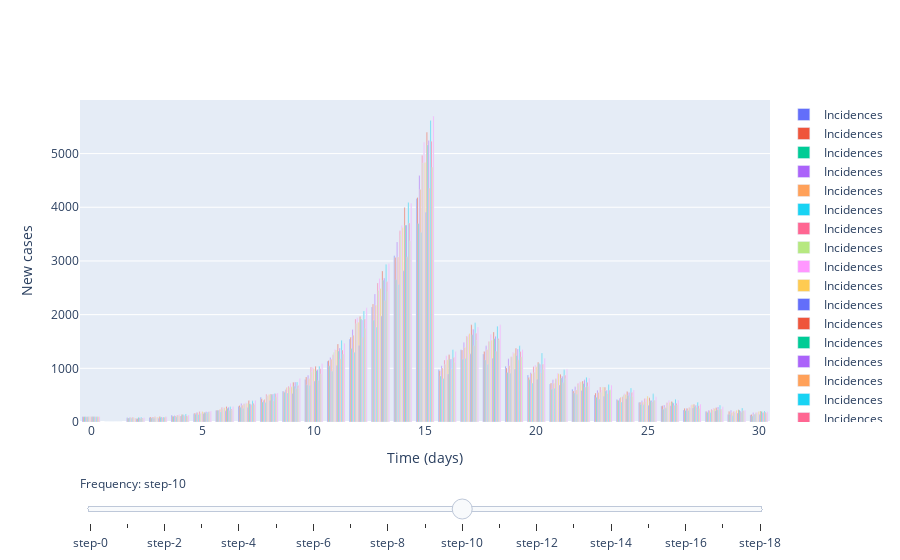

Write notebook code for a chart like this one.
### Code cell
new_rs = [3, 0.5]
start_times = [0, 15]

parameters = 100 # initial number of cases

# Slider (epsilon)
fig = go.Figure()

# Add traces, one for each slider step
for epsilon in np.arange(-0.9, 1, 0.1):
    m.set_r_profile(new_rs, start_times)
    m.set_epsilon(epsilon)

    cases = m.simulate(parameters, times)
    
    fig.add_trace(
        go.Bar(
            x=times,
            y=cases,
            name='Incidences'
        )
        
#         go.Scatter(
#             visible=False,
#             line=dict(color="#00CED1", width=6),
#             name="𝜈 = " + str(step),
#             x=np.arange(0, 10, 0.01),
#             y=np.sin(step * np.arange(0, 10, 0.01)))
    )

# Make 10th trace visible
fig.data[10].visible = True

# Create and add slider
steps = []
for i in range(len(fig.data)):
    step = dict(
        method="update",
        args=[{"visible": [False] * len(fig.data)},
              {"title": "Slider switched to step: " + str(i)}],  # layout attribute
    )
    step["args"][0]["visible"][i] = True  # Toggle i'th trace to "visible"
    steps.append(step)

sliders = [dict(
    active=10,
    currentvalue={"prefix": "Frequency: "},
    pad={"t": 50},
    steps=steps
)]

fig.update_layout(
    sliders=sliders
)

# Add axis labels
fig.update_layout(
    xaxis_title='Time (days)',
    yaxis_title='New cases'
)

fig.show()

### Figure 1 — Plotly figure (JSON) as saved in the notebook; plotly's stock layout.template omitted (floating-point values rounded to 4 significant figures)
{"data": [{"name": "Incidences", "type": "bar", "x": [0, 1, 2, 3, 4, 5, 6, 7, 8, 9, 10, 11, 12, 13, 14, 15, 16, 17, 18, 19, 20, 21, 22, 23, 24, 25, 26, 27, 28, 29, 30], "y": [100, 0, 78, 85, 124, 152, 215, 294, 459, 571, 792, 1136, 1547, 2142, 3097, 4164, 971, 1348, 1265, 1038, 875, 708, 612, 505, 418, 363, 300, 222, 194, 141, 129]}, {"name": "Incidences", "type": "bar", "x": [0, 1, 2, 3, 4, 5, 6, 7, 8, 9, 10, 11, 12, 13, 14, 15, 16, 17, 18, 19, 20, 21, 22, 23, 24, 25, 26, 27, 28, 29, 30], "y": [100, 0, 70, 93, 106, 168, 218, 307, 434, 564, 836, 1147, 1577, 2198, 3064, 4184, 956, 1343, 1315, 1006, 827, 725, 577, 540, 403, 361, 303, 257, 190, 194, 140]}, {"name": "Incidences", "type": "bar", "x": [0, 1, 2, 3, 4, 5, 6, 7, 8, 9, 10, 11, 12, 13, 14, 15, 16, 17, 18, 19, 20, 21, 22, 23, 24, 25, 26, 27, 28, 29, 30], "y": [100, 0, 74, 73, 106, 146, 215, 277, 371, 549, 691, 1047, 1367, 1897, 2650, 3699, 859, 1170, 1153, 920, 790, 610, 540, 459, 402, 327, 238, 213, 177, 140, 111]}, {"name": "Incidences", "type": "bar", "x": [0, 1, 2, 3, 4, 5, 6, 7, 8, 9, 10, 11, 12, 13, 14, 15, 16, 17, 18, 19, 20, 21, 22, 23, 24, 25, 26, 27, 28, 29, 30], "y": [100, 0, 83, 93, 122, 177, 222, 343, 404, 607, 872, 1203, 1724, 2384, 3355, 4590, 1049, 1479, 1420, 1178, 919, 789, 656, 591, 444, 395, 315, 256, 217, 220, 170]}, {"name": "Incidences", "type": "bar", "x": [0, 1, 2, 3, 4, 5, 6, 7, 8, 9, 10, 11, 12, 13, 14, 15, 16, 17, 18, 19, 20, 21, 22, 23, 24, 25, 26, 27, 28, 29, 30], "y": [100, 0, 81, 93, 114, 171, 231, 313, 425, 644, 804, 1167, 1617, 2175, 3073, 4333, 1004, 1389, 1348, 1050, 903, 721, 595, 548, 460, 366, 269, 257, 210, 179, 146]}, {"name": "Incidences", "type": "bar", "x": [0, 1, 2, 3, 4, 5, 6, 7, 8, 9, 10, 11, 12, 13, 14, 15, 16, 17, 18, 19, 20, 21, 22, 23, 24, 25, 26, 27, 28, 29, 30], "y": [100, 0, 63, 72, 98, 142, 188, 252, 362, 542, 680, 945, 1299, 1770, 2561, 3531, 809, 1181, 1078, 909, 725, 628, 511, 428, 373, 320, 255, 214, 175, 117, 146]}, {"name": "Incidences", "type": "bar", "x": [0, 1, 2, 3, 4, 5, 6, 7, 8, 9, 10, 11, 12, 13, 14, 15, 16, 17, 18, 19, 20, 21, 22, 23, 24, 25, 26, 27, 28, 29, 30], "y": [100, 0, 88, 99, 130, 194, 268, 339, 518, 666, 1023, 1252, 1919, 2587, 3561, 4971, 1156, 1597, 1499, 1217, 1034, 805, 717, 651, 471, 438, 359, 270, 239, 195, 170]}, {"name": "Incidences", "type": "bar", "x": [0, 1, 2, 3, 4, 5, 6, 7, 8, 9, 10, 11, 12, 13, 14, 15, 16, 17, 18, 19, 20, 21, 22, 23, 24, 25, 26, 27, 28, 29, 30], "y": [100, 0, 79, 86, 125, 164, 247, 333, 491, 648, 931, 1301, 1835, 2449, 3488, 4823, 1078, 1586, 1501, 1211, 929, 805, 687, 548, 506, 380, 311, 263, 222, 178, 162]}, {"name": "Incidences", "type": "bar", "x": [0, 1, 2, 3, 4, 5, 6, 7, 8, 9, 10, 11, 12, 13, 14, 15, 16, 17, 18, 19, 20, 21, 22, 23, 24, 25, 26, 27, 28, 29, 30], "y": [100, 0, 73, 86, 142, 170, 266, 359, 497, 722, 1014, 1351, 1943, 2672, 3660, 5213, 1236, 1629, 1634, 1298, 1060, 906, 749, 596, 533, 432, 400, 316, 262, 192, 186]}, {"name": "Incidences", "type": "bar", "x": [0, 1, 2, 3, 4, 5, 6, 7, 8, 9, 10, 11, 12, 13, 14, 15, 16, 17, 18, 19, 20, 21, 22, 23, 24, 25, 26, 27, 28, 29, 30], "y": [100, 0, 70, 93, 113, 197, 267, 344, 510, 656, 990, 1340, 1857, 2487, 3617, 4836, 1161, 1650, 1521, 1275, 1030, 900, 745, 651, 511, 483, 362, 320, 252, 217, 195]}, {"name": "Incidences", "type": "bar", "visible": true, "x": [0, 1, 2, 3, 4, 5, 6, 7, 8, 9, 10, 11, 12, 13, 14, 15, 16, 17, 18, 19, 20, 21, 22, 23, 24, 25, 26, 27, 28, 29, 30], "y": [100, 0, 60, 70, 114, 156, 209, 269, 401, 531, 764, 1052, 1427, 1976, 2818, 3909, 895, 1271, 1187, 983, 797, 690, 588, 473, 433, 313, 305, 261, 207, 169, 138]}, {"name": "Incidences", "type": "bar", "x": [0, 1, 2, 3, 4, 5, 6, 7, 8, 9, 10, 11, 12, 13, 14, 15, 16, 17, 18, 19, 20, 21, 22, 23, 24, 25, 26, 27, 28, 29, 30], "y": [100, 0, 67, 103, 142, 175, 289, 402, 522, 740, 1040, 1452, 1965, 2815, 3995, 5398, 1253, 1812, 1678, 1374, 1113, 891, 763, 648, 569, 452, 382, 324, 264, 229, 203]}, {"name": "Incidences", "type": "bar", "x": [0, 1, 2, 3, 4, 5, 6, 7, 8, 9, 10, 11, 12, 13, 14, 15, 16, 17, 18, 19, 20, 21, 22, 23, 24, 25, 26, 27, 28, 29, 30], "y": [100, 0, 82, 89, 136, 173, 258, 341, 508, 664, 958, 1323, 1912, 2640, 3669, 5162, 1162, 1624, 1556, 1241, 1084, 820, 717, 577, 495, 395, 361, 287, 222, 217, 196]}, {"name": "Incidences", "type": "bar", "x": [0, 1, 2, 3, 4, 5, 6, 7, 8, 9, 10, 11, 12, 13, 14, 15, 16, 17, 18, 19, 20, 21, 22, 23, 24, 25, 26, 27, 28, 29, 30], "y": [100, 0, 81, 95, 127, 193, 276, 332, 522, 746, 973, 1379, 1893, 2682, 3670, 5243, 1174, 1726, 1595, 1358, 1069, 854, 785, 592, 551, 401, 354, 313, 278, 199, 177]}, {"name": "Incidences", "type": "bar", "x": [0, 1, 2, 3, 4, 5, 6, 7, 8, 9, 10, 11, 12, 13, 14, 15, 16, 17, 18, 19, 20, 21, 22, 23, 24, 25, 26, 27, 28, 29, 30], "y": [100, 0, 66, 83, 111, 164, 215, 319, 398, 621, 775, 1178, 1572, 2257, 3076, 4357, 984, 1422, 1320, 1159, 907, 732, 651, 532, 470, 373, 311, 275, 234, 183, 181]}, {"name": "Incidences", "type": "bar", "x": [0, 1, 2, 3, 4, 5, 6, 7, 8, 9, 10, 11, 12, 13, 14, 15, 16, 17, 18, 19, 20, 21, 22, 23, 24, 25, 26, 27, 28, 29, 30], "y": [100, 0, 87, 94, 148, 188, 282, 394, 533, 744, 1037, 1525, 2066, 2933, 4087, 5618, 1348, 1849, 1783, 1421, 1285, 971, 834, 700, 634, 524, 425, 366, 311, 261, 207]}, {"name": "Incidences", "type": "bar", "x": [0, 1, 2, 3, 4, 5, 6, 7, 8, 9, 10, 11, 12, 13, 14, 15, 16, 17, 18, 19, 20, 21, 22, 23, 24, 25, 26, 27, 28, 29, 30], "y": [100, 0, 76, 89, 118, 191, 240, 347, 528, 682, 994, 1343, 1919, 2613, 3707, 5231, 1200, 1655, 1556, 1312, 1075, 870, 740, 596, 549, 407, 348, 304, 236, 211, 182]}, {"name": "Incidences", "type": "bar", "x": [0, 1, 2, 3, 4, 5, 6, 7, 8, 9, 10, 11, 12, 13, 14, 15, 16, 17, 18, 19, 20, 21, 22, 23, 24, 25, 26, 27, 28, 29, 30], "y": [100, 0, 61, 99, 105, 171, 224, 325, 469, 630, 894, 1265, 1749, 2425, 3373, 4748, 1114, 1520, 1530, 1216, 983, 806, 667, 599, 481, 406, 318, 257, 229, 198, 168]}, {"name": "Incidences", "type": "bar", "x": [0, 1, 2, 3, 4, 5, 6, 7, 8, 9, 10, 11, 12, 13, 14, 15, 16, 17, 18, 19, 20, 21, 22, 23, 24, 25, 26, 27, 28, 29, 30], "y": [100, 0, 80, 100, 129, 205, 282, 406, 542, 812, 1092, 1465, 2128, 2947, 4075, 5698, 1314, 1769, 1810, 1351, 1187, 982, 819, 688, 597, 471, 409, 335, 285, 212, 190]}], "layout": {"sliders": [{"active": 10, "currentvalue": {"prefix": "Frequency: "}, "pad": {"t": 50}, "steps": [{"args": [{"visible": [true, false, false, false, false, false, false, false, false, false, false, false, false, false, false, false, false, false, false]}, {"title": "Slider switched to step: 0"}], "method": "update"}, {"args": [{"visible": [false, true, false, false, false, false, false, false, false, false, false, false, false, false, false, false, false, false, false]}, {"title": "Slider switched to step: 1"}], "method": "update"}, {"args": [{"visible": [false, false, true, false, false, false, false, false, false, false, false, false, false, false, false, false, false, false, false]}, {"title": "Slider switched to step: 2"}], "method": "update"}, {"args": [{"visible": [false, false, false, true, false, false, false, false, false, false, false, false, false, false, false, false, false, false, false]}, {"title": "Slider switched to step: 3"}], "method": "update"}, {"args": [{"visible": [false, false, false, false, true, false, false, false, false, false, false, false, false, false, false, false, false, false, false]}, {"title": "Slider switched to step: 4"}], "method": "update"}, {"args": [{"visible": [false, false, false, false, false, true, false, false, false, false, false, false, false, false, false, false, false, false, false]}, {"title": "Slider switched to step: 5"}], "method": "update"}, {"args": [{"visible": [false, false, false, false, false, false, true, false, false, false, false, false, false, false, false, false, false, false, false]}, {"title": "Slider switched to step: 6"}], "method": "update"}, {"args": [{"visible": [false, false, false, false, false, false, false, true, false, false, false, false, false, false, false, false, false, false, false]}, {"title": "Slider switched to step: 7"}], "method": "update"}, {"args": [{"visible": [false, false, false, false, false, false, false, false, true, false, false, false, false, false, false, false, false, false, false]}, {"title": "Slider switched to step: 8"}], "method": "update"}, {"args": [{"visible": [false, false, false, false, false, false, false, false, false, true, false, false, false, false, false, false, false, false, false]}, {"title": "Slider switched to step: 9"}], "method": "update"}, {"args": [{"visible": [false, false, false, false, false, false, false, false, false, false, true, false, false, false, false, false, false, false, false]}, {"title": "Slider switched to step: 10"}], "method": "update"}, {"args": [{"visible": [false, false, false, false, false, false, false, false, false, false, false, true, false, false, false, false, false, false, false]}, {"title": "Slider switched to step: 11"}], "method": "update"}, {"args": [{"visible": [false, false, false, false, false, false, false, false, false, false, false, false, true, false, false, false, false, false, false]}, {"title": "Slider switched to step: 12"}], "method": "update"}, {"args": [{"visible": [false, false, false, false, false, false, false, false, false, false, false, false, false, true, false, false, false, false, false]}, {"title": "Slider switched to step: 13"}], "method": "update"}, {"args": [{"visible": [false, false, false, false, false, false, false, false, false, false, false, false, false, false, true, false, false, false, false]}, {"title": "Slider switched to step: 14"}], "method": "update"}, {"args": [{"visible": [false, false, false, false, false, false, false, false, false, false, false, false, false, false, false, true, false, false, false]}, {"title": "Slider switched to step: 15"}], "method": "update"}, {"args": [{"visible": [false, false, false, false, false, false, false, false, false, false, false, false, false, false, false, false, true, false, false]}, {"title": "Slider switched to step: 16"}], "method": "update"}, {"args": [{"visible": [false, false, false, false, false, false, false, false, false, false, false, false, false, false, false, false, false, true, false]}, {"title": "Slider switched to step: 17"}], "method": "update"}, {"args": [{"visible": [false, false, false, false, false, false, false, false, false, false, false, false, false, false, false, false, false, false, true]}, {"title": "Slider switched to step: 18"}], "method": "update"}]}], "xaxis": {"title": {"text": "Time (days)"}}, "yaxis": {"title": {"text": "New cases"}}}}
